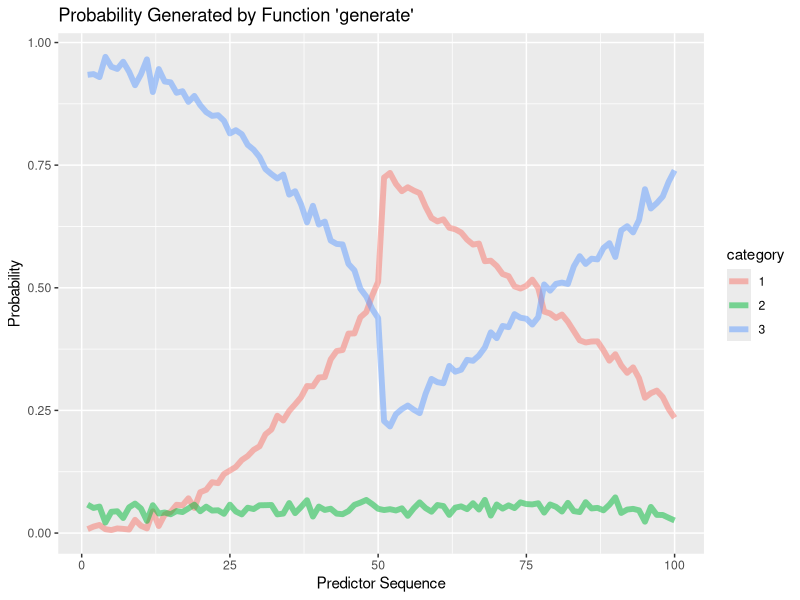
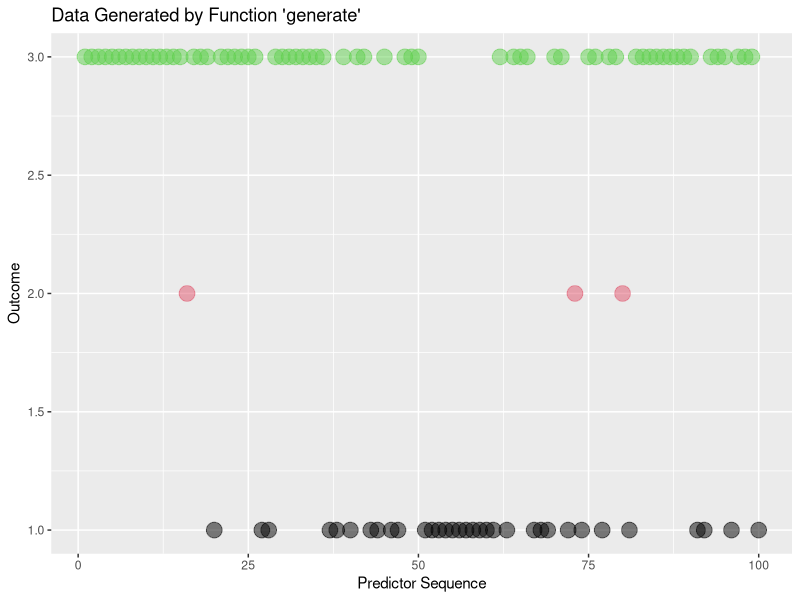
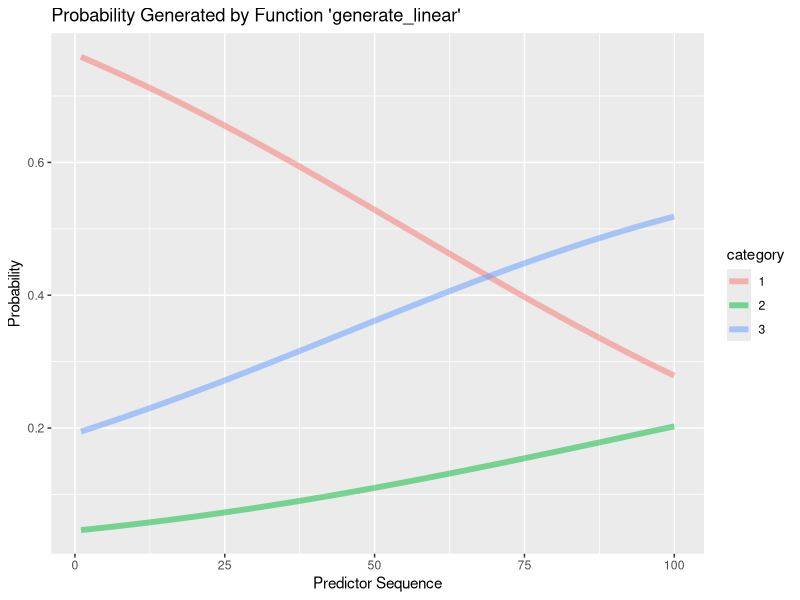
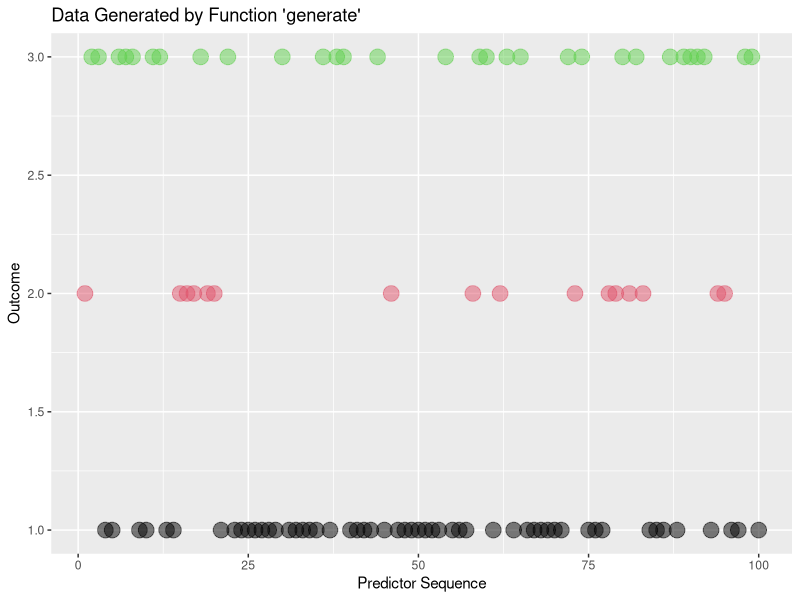

R code for these plots, in order: (Note: this script raises an error after producing the figures.)
###### simulation studies ######


################################################################
######### function for generating simulation data ##############
################################################################


############# irregular data ####################

generate_multinom = function(n){
  # generate 3 by n category multinomial data
  # 3 is the num of categories
  # n is num of ovservations
  
  # generate prob for category1
  x1 = seq(1,n/2,1)
  tmp1 = 0.0002*x1^2
  prob1_1 = abs(tmp1 + rnorm(n/2,0,0.01))
  x2 = seq((n/2+1),n,1)
  tmp2 = 1.25-0.01*x2
  prob1_2 = abs(tmp2+rnorm(n/2,0,0.01))
  prob1 =cbind(t(as.matrix(prob1_1)),t(as.matrix(prob1_2)))
  
  # genrate prob for category2
  x = seq(1,n,1)
  tmp3 = rep(0.05,n)
  prob2 = t(as.matrix(tmp3 + rnorm(n,0,0.01)))
  
  P = matrix(NA,3,n)
  y = matrix(NA,3,n)
  
  for(i in 1:n){
    P[1,i] = prob1[1,i]
    P[2,i] = prob2[1,i]
    P[3,i] = 1-P[1,i] - P[2,i]
    y[,i] = rmultinom(n=1,size=1,prob=P[,i])
  } 
  
  # return the probability matrix and the data
  return(list(P,y))
}

########### show the data pattern by plot ################3
n = 100
test_all = generate_multinom(n)

### probability 
test_p = test_all[[1]]
test_ct1_p = cbind(seq(1,n,1),rep(1,n),test_p[1,])
test_ct2_p = cbind(seq(1,n,1),rep(2,n),test_p[2,])
test_ct3_p = cbind(seq(1,n,1),rep(3,n),test_p[3,])
test_p = rbind(test_ct1_p,test_ct2_p,test_ct3_p)
test_p = as.data.frame(test_p)
names(test_p) = c('x','category','probability')
test_p$category = as.factor(test_p$category)
# str(test_p)

library(ggplot2)
plt_p = ggplot(data=test_p,aes(x=x,y=probability))
plt_p = plt_p+geom_line(aes(color=category),alpha=1/2,size=2)
plt_p = plt_p+labs(title="Probability Generated by Function 'generate'")
plt_p = plt_p+labs(x='Predictor Sequence')+labs(y='Probability')
plt_p

### form data for scatterplot ###
test_dat = test_all[[2]]
response = rep(0,100)
for(i in 1:100){
  for(j in 1:3){
    if(test_dat[j,i]==1){
      response[i] = j
    }
  }
}
predictor = seq(1,100)
test_dat_nonlinear=cbind(predictor,response)
test_dat_nonlinear=as.data.frame(test_dat_nonlinear)

# str(test_dat_nonlinear)

plt_dat = ggplot(data=test_dat_nonlinear,aes(x=predictor,y=response))
plt_dat = plt_dat+geom_point(color=response,alpha=1/2,size=5)
plt_dat = plt_dat+labs(title="Data Generated by Function 'generate'")
plt_dat = plt_dat+labs(x='Predictor Sequence')+labs(y='Outcome')
plt_dat

########## linear data ##############################

generate_multinom_linear= function(n){
  beta = rbind(c(1.38,-0.02),c(-1.44,0.005),c(0,0))
  x = rbind(rep(1,n),seq(1,n,1))
  o = exp(beta%*%x)
  p = matrix(NA,3,100)
  y = matrix(NA,3,100)
  for(i in 1:100){
    p[1,i] = o[1,i]/sum(o[,i])
    p[2,i] = o[2,i]/sum(o[,i])
    p[3,i] = 1-p[1,i] - p[2,i]
    y[,i] = rmultinom(1,1,p[,i])
  }
  return(list(p,y))
}

########### show the data pattern by plot #############
n = 100
test_all_l = generate_multinom_linear(n)

### probability 
test_p_l = test_all_l[[1]]
test_ct1_p_l = cbind(seq(1,n,1),rep(1,n),test_p_l[1,])
test_ct2_p_l = cbind(seq(1,n,1),rep(2,n),test_p_l[2,])
test_ct3_p_l = cbind(seq(1,n,1),rep(3,n),test_p_l[3,])
test_p_l = rbind(test_ct1_p_l,test_ct2_p_l,test_ct3_p_l)
test_p_l = as.data.frame(test_p_l)
names(test_p_l) = c('x','category','probability')
test_p_l$category = as.factor(test_p_l$category)
str(test_p_l)

library(ggplot2)
plt_p_l = ggplot(data=test_p_l,aes(x=x,y=probability))
plt_p_l = plt_p_l+geom_line(aes(color=category),alpha=1/2,size=2)
plt_p_l = plt_p_l+labs(title="Probability Generated by Function 'generate_linear'")
plt_p_l = plt_p_l+labs(x='Predictor Sequence')+labs(y='Probability')
plt_p_l

### scatter plot for linear data ###
test_dat = test_all_l[[2]]
response = rep(0,n)
for(i in 1:n){
  for(j in 1:3){
    if(test_dat[j,i]==1){
      response[i] = j
    }
  }
}
predictor = seq(1,100)
test_dat_linear=cbind(predictor,response)
test_dat_linear=as.data.frame(test_dat_linear)

plt_dat = ggplot(data=test_dat_linear,aes(x=predictor,y=response))
plt_dat = plt_dat+geom_point(color=response,alpha=1/2,size=5)
plt_dat = plt_dat+labs(title="Data Generated by Function 'generate'")
plt_dat = plt_dat+labs(x='Predictor Sequence')+labs(y='Outcome')
plt_dat

#############################################################
############# function for getting error ####################
#############################################################

get_error = function(y1,y2){
  # y1 and y2 needs to have same dimension
  error = 0
  n1 = dim(y1)[1]
  n2 = dim(y1)[2]
  
  for(i in 1:n1){
    for(j in 1:n2){
      error = error + abs(y1[i,j] - y2[i,j])
    }
  }

  return(error/(n1*n2))
}

###############################################################
############# function for simiulation ########################
###############################################################

########### Nonlinear data ##################

#### nonparametric ####
sim_nonparametric_multinom = function(N,M,K,reps=1e2){
  Err = rep(0,reps)
  for(r in 1:reps){
    f = generate_multinom(N)
    P = f[[1]] 
    Y = f[[2]]
    out = manysteps_multinom(y=Y,m=M,k=K,R=1e3,ct=3)
    if(length(out) == 1){
      Err[r] = 0
    }
    else{
      Err[r] = get_error(out[[2]],P)
    }
  }
  
  c = 0
  for(r in 1:reps){
    if(Err[r] == 0){
      c = c+1
    }
  }
  return(sum(Err)/(reps-c))
}


#### multilogit model ####
sim_multilogit = function(n,reps=1e3){
  Err = rep(0,reps)
  c = 0
  for(r in 1:reps){
    o = generate_multinom(n)
    p = o[[1]]
    y = o[[2]]
    
    # prepare data
    response = rep(0,n)
    for(i in 1:n){
      c = 0
      for(j in 1:3){
        if(y[j,i] == 1)
          c = j
      }
      response[i] = c
    }
    
    # data
    response = as.factor(response)
    x1 = seq(1,n,1)
    
    # train model
    library(nnet)
    mod = multinom(response~x1)
    betahat.matrix = coef(mod)

    if(dim(betahat.matrix)[1] == 2){
      # est p
      prob = predict(model,newdata=x,'probs')
      est.prob = rbind(prob[,1],prob[,2],prob[,3])  
      Err[r] = get_error(y1=p,y2=est.prob)
    }
    else{
      Err[r] = 0
      c = c+1
    }
    
    }
    
    return(sum(Err)/(reps-c))
}



sim_multilogit_square = function(n,reps=1e3){
  Err = rep(0,reps)
  c = 0
  for(r in 1:reps){
    o = generate_multinom(n)
    p = o[[1]]
    y = o[[2]]
    
    # prepare data
    response = rep(0,n)
    for(i in 1:n){
      c = 0
      for(j in 1:3){
        if(y[j,i] == 1)
          c = j
      }
      response[i] = c
    }
    
    # data
    response = as.factor(response)
    x1 = seq(1,n,1)
    x0 = rep(1,n)
    x2 = x1^2
    x = rbind(x0,x1,x2)
    
    # train model
    library(nnet)
    mod = multinom(response~x1+x2)
    betahat.matrix = rbind(coef(mod),0)
    
    if(dim(betahat.matrix)[1] == 3){
      # est p
      est.prob = matrix(NA,3,n)
      foo1 = exp(betahat.matrix%*%x)
      foo2 = colSums(foo1)
      for(i in 1:3){
        for(j in 1:n){
          est.prob[i,j] = foo1[i,j]/foo2[j]
        }
      }
      Err[r] = get_error_multinom(y1=p,y2=est.prob)
    }
    else{
      Err[r] = 0
      c = c+1
    }
    
  }
  
  return(sum(Err)/(reps-c))
}


#### simulate and comparison ####

### simulate multi logit ##
sim_multilogit(n=100,reps=1e3)
sim_multilogit_square(n=100,reps=1e3)

### simulate nonparametric and compare with multi logit ###
## compare different k
# for m = 3
sim_nonparametric_multinom(N=100,M=3,K=13,reps=1e2)
sim_nonparametric_multinom(N=100,M=3,K=10,reps=1e2)
sim_nonparametric_multinom(N=100,M=3,K=8,reps=1e2)
sim_nonparametric_multinom(N=100,M=3,K=5,reps=1e2)
sim_nonparametric_multinom(N=100,M=3,K=3,reps=1e2)

# for m = 5
sim_nonparametric_multinom(N=100,M=5,K=13,reps=1e2)
sim_nonparametric_multinom(N=100,M=5,K=10,reps=1e2)
sim_nonparametric_multinom(N=100,M=5,K=8,reps=1e2)
sim_nonparametric_multinom(N=100,M=5,K=5,reps=1e2)
sim_nonparametric_multinom(N=100,M=5,K=3,reps=1e2)

# for m = 7
sim_nonparametric_multinom(N=100,M=7,K=13,reps=1e2)
sim_nonparametric_multinom(N=100,M=7,K=10,reps=1e2)
sim_nonparametric_multinom(N=100,M=7,K=8,reps=1e2)
sim_nonparametric_multinom(N=100,M=7,K=5,reps=1e2)
sim_nonparametric_multinom(N=100,M=7,K=3,reps=1e2)





########### linear data ##################

#### nonparametric ####
library(nnet)
sim_multilogit_linear = function(n,reps = 1e3){
  Err = rep(0,reps)
  c = 0
  for(r in 1:reps){
    out = generate_multinom_linear(n)
    p = out[[1]]
    y = out[[2]]
    
    # prepare data
    response = rep(0,n)
    for(i in 1:n){
      c = 0
      for(j in 1:3){
        if(y[j,i] == 1)
          c = j
      }
      response[i] = c
    }
    
    response = as.factor(response)
    predictor = seq(1,n)
    m = multinom(response~predictor)
    prob = predict(model,newdata=x,'probs')
    est.prob = rbind(prob[,1],prob[,2],prob[,3])    
    if(dim(est.prob)[1] == 3){
      Err[r] = get_error(y1=p,y2=est.prob)
    }
    else{
      Err[r] = 0
      c = c+1
    }
    
  }
  
  return(sum(Err)/(reps-c))
}

#### nonparametric ####

sim_nonparametric_multinom_linear = function(N,M,K,reps=1e2){
  Err = rep(0,reps)
  for(r in 1:reps){
    f = generate_multinom_linear(N)
    P = f[[1]] 
    Y = f[[2]]
    out = manysteps_multinom(y=Y,m=M,k=K,R=1e3,ct=3)
    if(length(out) == 1){
      Err[r] = 0
    }
    else{
      Err[r] = get_error(out[[2]],P)
    }
  }
  
  c = 0
  for(i in 1:reps){
    if(Err[i] == 0){
      c = c+1
    }
  }
  return(sum(Err)/(reps-c))
}

#### simulate and comparison ####

### simulate multi logit ##

sim_multilogit_linear(n=100,reps=1e3)

### simulate nonparametric and compare with multi logit ###

# for m = 3
sim_nonparametric_multinom_linear(N=100,M=3,K=13,reps=1e2)
sim_nonparametric_multinom_linear(N=100,M=3,K=10,reps=1e2)
sim_nonparametric_multinom_linear(N=100,M=3,K=8,reps=1e2)
sim_nonparametric_multinom_linear(N=100,M=3,K=5,reps=1e2)
sim_nonparametric_multinom_linear(N=100,M=3,K=3,reps=1e2)

# for m = 5
sim_nonparametric_multinom_linear(N=100,M=5,K=13,reps=1e2)
sim_nonparametric_multinom_linear(N=100,M=5,K=10,reps=1e2)
sim_nonparametric_multinom_linear(N=100,M=5,K=8,reps=1e2)
sim_nonparametric_multinom_linear(N=100,M=5,K=5,reps=1e2)
sim_nonparametric_multinom_linear(N=100,M=5,K=3,reps=1e2)

# for m = 7
sim_nonparametric_multinom_linear(N=100,M=7,K=13,reps=1e2)
sim_nonparametric_multinom_linear(N=100,M=7,K=10,reps=1e2)
sim_nonparametric_multinom_linear(N=100,M=7,K=8,reps=1e2)
sim_nonparametric_multinom_linear(N=100,M=7,K=5,reps=1e2)
sim_nonparametric_multinom_linear(N=100,M=7,K=3,reps=1e2)